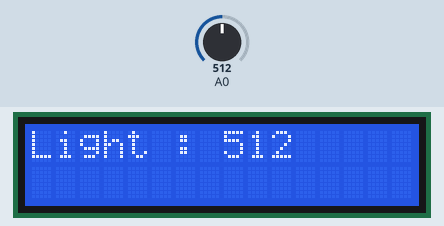
Simulated run of this sketch. Board: Arduino Uno, built with avr-gcc and run on an emulated ATmega328P. Parts: 16×2 character LCD. The inputs (shaded band) are chosen by the test bench; at power-on: A0 = 512. What the sketch prints to the serial monitor is not drawn.

Above: at 1.2 s.
1.3 s: A0 set to 716
At 2.5 s:
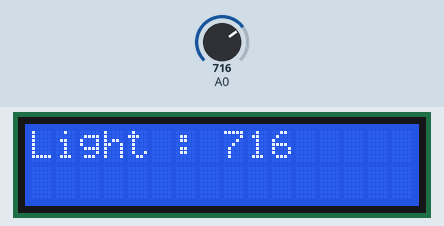
3.0 s: A0 set to 900
At 4.1 s:
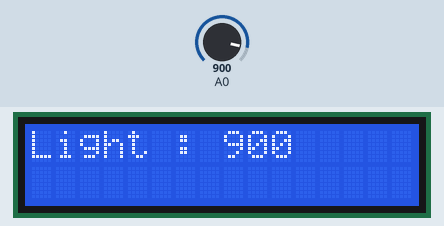
4.5 s: A0 set to 1023
At 5.7 s:
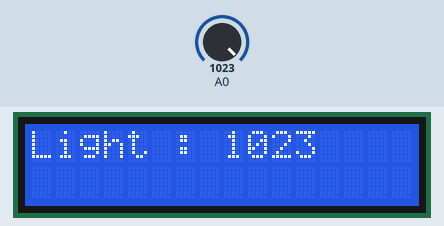
Timing chart, 0 to 7.5 s (numbered marks = the images above; inputs shaded):
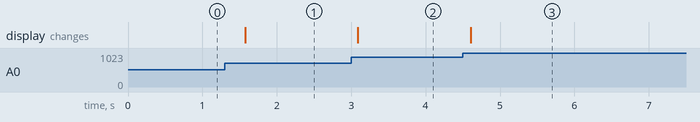

The sketch:

sensor.ino
```cpp
#include <LiquidCrystal.h>

LiquidCrystal lcd(12,11,2,3,4,5);
//https://www.facebook.com/doyouknowarduino/videos/491839614333641/
void setup()
{
  Serial.begin(9600);
  lcd.begin(16, 2);
}

void loop()
{
  int light=analogRead(0);
  lcd.clear();
  lcd.print("Light : ");
  lcd.print(light);
  Serial.println(light);
  delay(500);
}
```

Measured:
- after the input at 1.3 s, the display: changes after 0.28 s (image 1)
- after the input at 3.0 s, the display: changes after 0.09 s (image 2)
- after the input at 4.5 s, the display: changes after 0.10 s (image 3)
